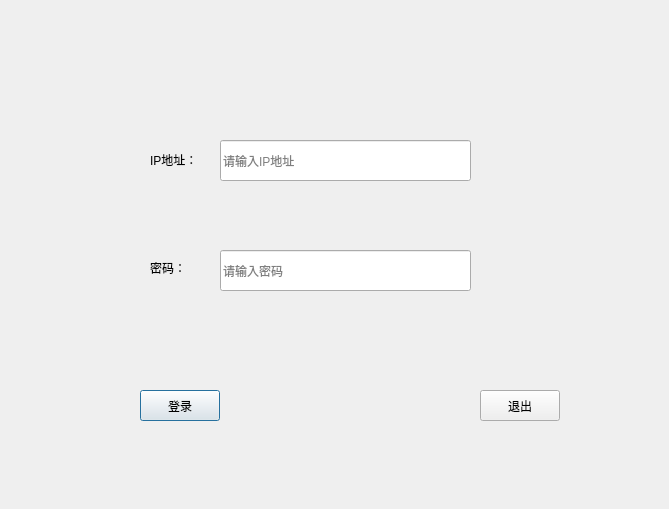
<?xml version="1.0" encoding="UTF-8"?>
<ui version="4.0">
 <class>login</class>
 <widget class="QDialog" name="login">
  <property name="geometry">
   <rect>
    <x>0</x>
    <y>0</y>
    <width>669</width>
    <height>509</height>
   </rect>
  </property>
  <property name="windowTitle">
   <string>Dialog</string>
  </property>
  <widget class="QPushButton" name="LoginBtn">
   <property name="geometry">
    <rect>
     <x>140</x>
     <y>390</y>
     <width>80</width>
     <height>31</height>
    </rect>
   </property>
   <property name="text">
    <string>登录</string>
   </property>
  </widget>
  <widget class="QPushButton" name="ExitBtn">
   <property name="geometry">
    <rect>
     <x>480</x>
     <y>390</y>
     <width>80</width>
     <height>31</height>
    </rect>
   </property>
   <property name="text">
    <string>退出</string>
   </property>
  </widget>
  <widget class="QLabel" name="label">
   <property name="geometry">
    <rect>
     <x>150</x>
     <y>150</y>
     <width>51</width>
     <height>20</height>
    </rect>
   </property>
   <property name="text">
    <string>IP地址：</string>
   </property>
  </widget>
  <widget class="QLineEdit" name="usrLineEdit">
   <property name="geometry">
    <rect>
     <x>220</x>
     <y>140</y>
     <width>251</width>
     <height>41</height>
    </rect>
   </property>
   <property name="placeholderText">
    <string>请输入IP地址</string>
   </property>
  </widget>
  <widget class="QLineEdit" name="pwLineEdit">
   <property name="geometry">
    <rect>
     <x>220</x>
     <y>250</y>
     <width>251</width>
     <height>41</height>
    </rect>
   </property>
   <property name="echoMode">
    <enum>QLineEdit::Password</enum>
   </property>
   <property name="placeholderText">
    <string>请输入密码</string>
   </property>
  </widget>
  <widget class="QLabel" name="label_2">
   <property name="geometry">
    <rect>
     <x>150</x>
     <y>260</y>
     <width>31</width>
     <height>16</height>
    </rect>
   </property>
   <property name="text">
    <string>密码：</string>
   </property>
  </widget>
 </widget>
 <resources/>
 <connections>
  <connection>
   <sender>ExitBtn</sender>
   <signal>clicked()</signal>
   <receiver>login</receiver>
   <slot>close()</slot>
   <hints>
    <hint type="sourcelabel">
     <x>349</x>
     <y>289</y>
    </hint>
    <hint type="destinationlabel">
     <x>263</x>
     <y>201</y>
    </hint>
   </hints>
  </connection>
 </connections>
</ui>
